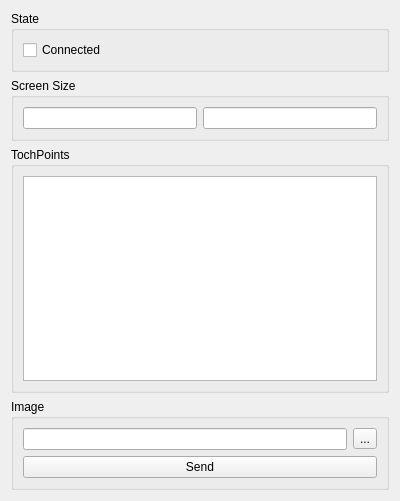
<?xml version="1.0" encoding="UTF-8"?>
<ui version="4.0">
 <class>MainWindow</class>
 <widget class="QWidget" name="MainWindow">
  <property name="geometry">
   <rect>
    <x>0</x>
    <y>0</y>
    <width>400</width>
    <height>501</height>
   </rect>
  </property>
  <property name="windowTitle">
   <string>Form</string>
  </property>
  <layout class="QVBoxLayout" name="verticalLayout_3">
   <item>
    <widget class="QGroupBox" name="groupBox_3">
     <property name="title">
      <string>State</string>
     </property>
     <layout class="QVBoxLayout" name="verticalLayout_2">
      <item>
       <widget class="QCheckBox" name="connectedCheck">
        <property name="enabled">
         <bool>true</bool>
        </property>
        <property name="text">
         <string>Connected</string>
        </property>
       </widget>
      </item>
     </layout>
    </widget>
   </item>
   <item>
    <widget class="QGroupBox" name="groupBox_4">
     <property name="title">
      <string>Screen Size</string>
     </property>
     <layout class="QHBoxLayout" name="horizontalLayout">
      <item>
       <widget class="QLineEdit" name="widthInfo">
        <property name="text">
         <string/>
        </property>
        <property name="readOnly">
         <bool>true</bool>
        </property>
       </widget>
      </item>
      <item>
       <widget class="QLineEdit" name="heightInfo">
        <property name="readOnly">
         <bool>true</bool>
        </property>
       </widget>
      </item>
     </layout>
    </widget>
   </item>
   <item>
    <widget class="QGroupBox" name="groupBox_2">
     <property name="title">
      <string>TochPoints</string>
     </property>
     <layout class="QVBoxLayout" name="verticalLayout">
      <item>
       <widget class="QPlainTextEdit" name="touchPointInfo"/>
      </item>
     </layout>
    </widget>
   </item>
   <item>
    <widget class="QGroupBox" name="groupBox">
     <property name="title">
      <string>Image</string>
     </property>
     <layout class="QGridLayout" name="gridLayout">
      <item row="0" column="0">
       <widget class="QLineEdit" name="imagePathInfo"/>
      </item>
      <item row="0" column="1">
       <widget class="QToolButton" name="imageSelectButton">
        <property name="text">
         <string>...</string>
        </property>
       </widget>
      </item>
      <item row="1" column="0" colspan="2">
       <widget class="QPushButton" name="imageSendButton">
        <property name="text">
         <string>Send</string>
        </property>
       </widget>
      </item>
     </layout>
    </widget>
   </item>
  </layout>
 </widget>
 <resources/>
 <connections/>
</ui>
